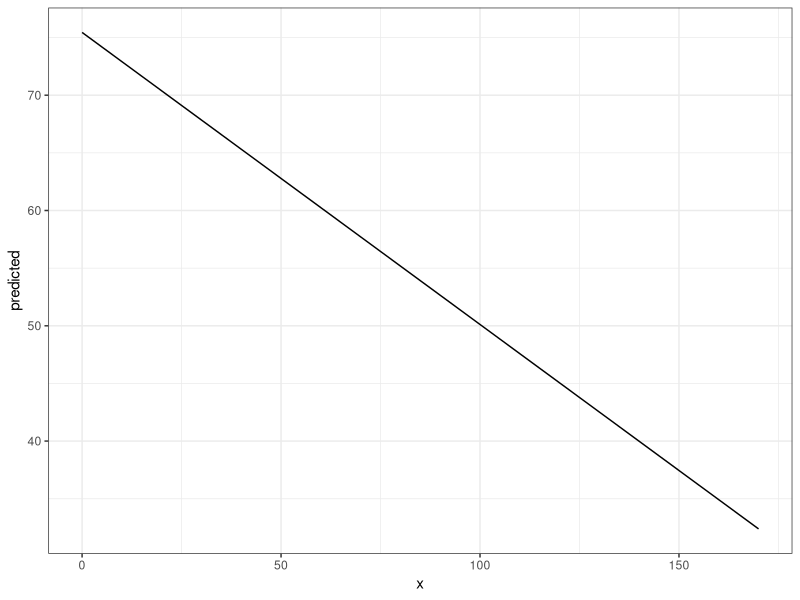
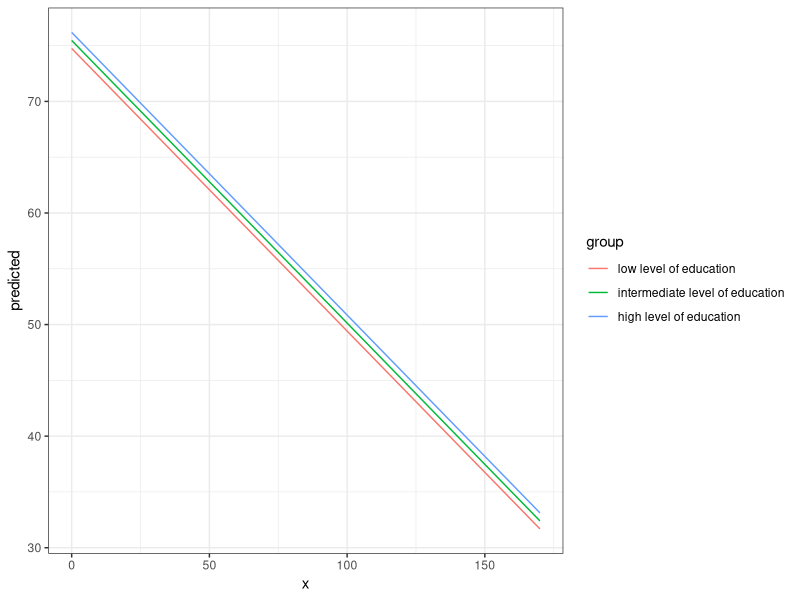
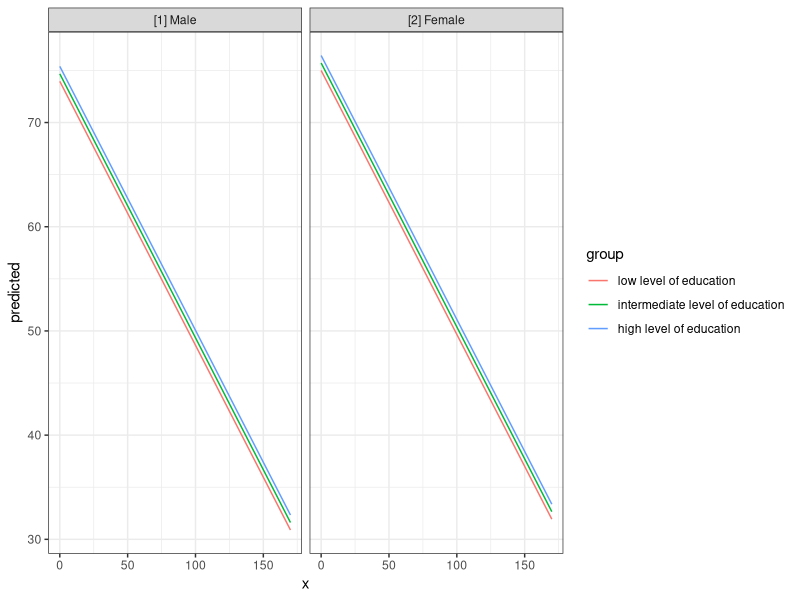
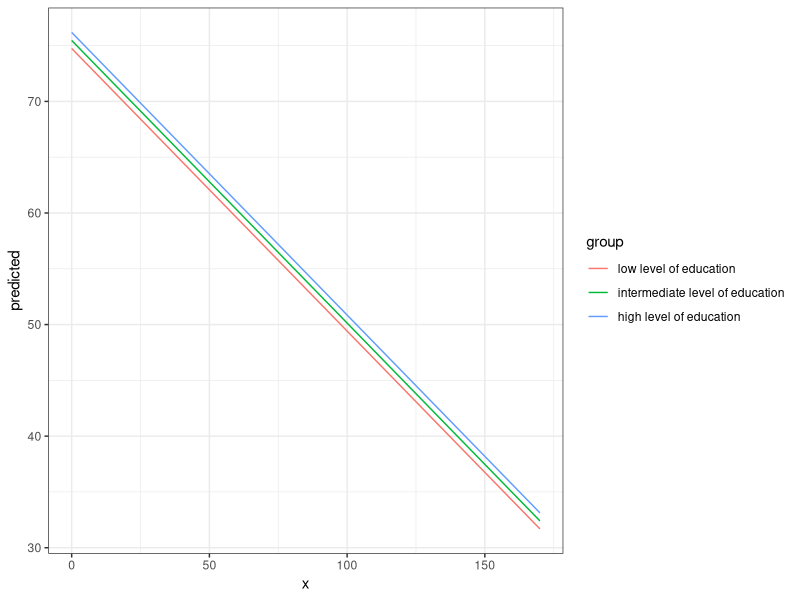
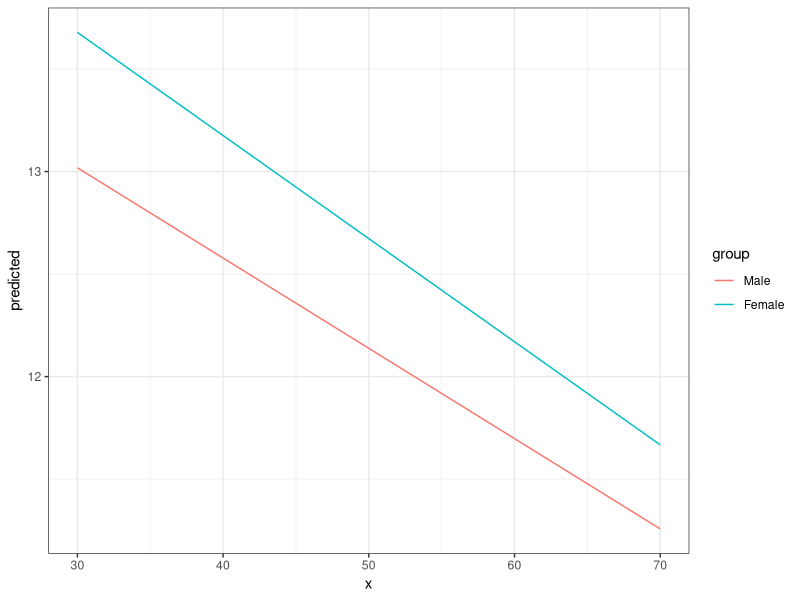
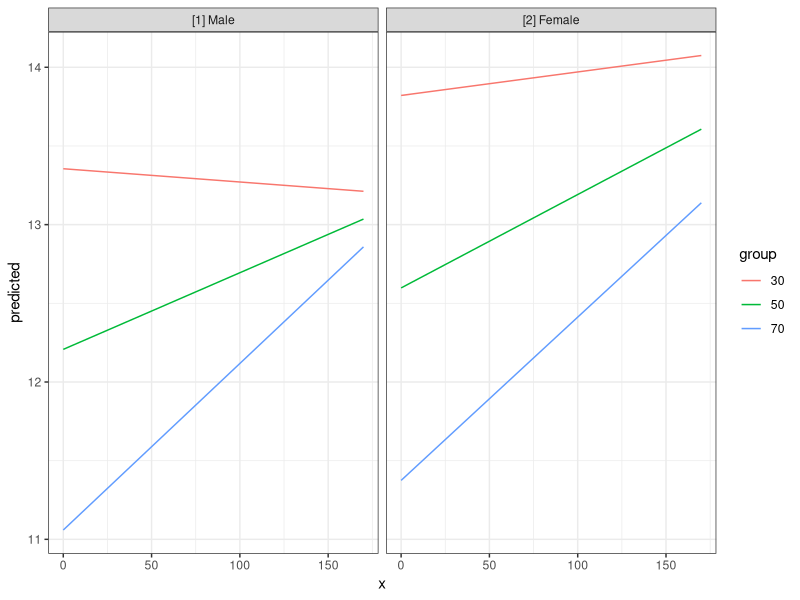
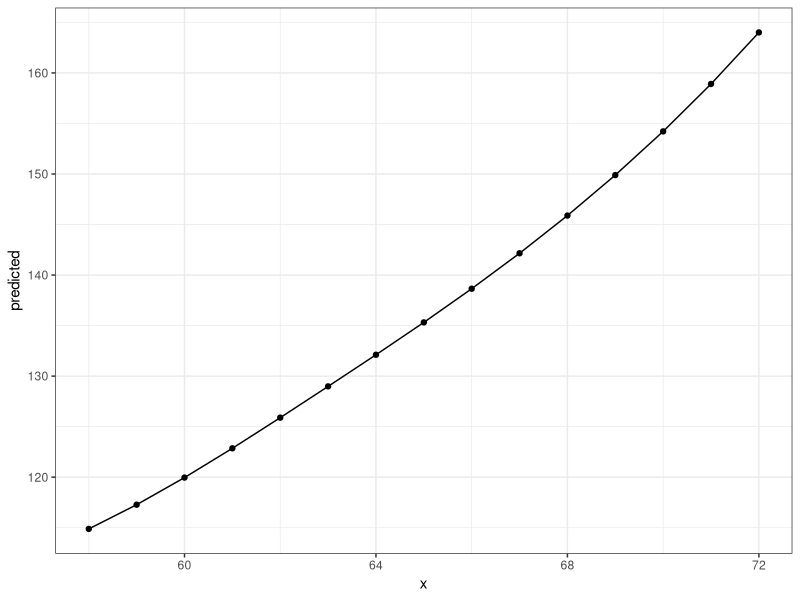

Recreate these plots in R, in order. (Note: this script raises an error after producing the figures.)
## ---- chunk 1
knitr::opts_chunk$set(collapse = TRUE, comment = "#>", dev = "png", fig.width = 7, fig.height = 3.5, message = FALSE, warning = FALSE)
options(width = 800)
## ---- chunk 2
library(ggeffects)
data(efc)
fit <- lm(barthtot ~ c12hour + neg_c_7 + c161sex + c172code, data = efc)

ggpredict(fit, terms = "c12hour")
## ---- chunk 3
library(ggplot2)
theme_set(theme_bw())

mydf <- ggpredict(fit, terms = "c12hour")
ggplot(mydf, aes(x, predicted)) + geom_line()
## ---- chunk 4
ggpredict(fit, terms = c("c12hour", "c172code"))
## ---- chunk 5
mydf <- ggpredict(fit, terms = c("c12hour", "c172code"))
ggplot(mydf, aes(x, predicted, colour = group)) + geom_line()
## ---- chunk 6
mydf <- ggpredict(fit, terms = c("c12hour", "c172code", "c161sex"))
mydf
ggplot(mydf, aes(x, predicted, colour = group)) + 
  geom_line() + 
  facet_wrap(~facet)
## ---- chunk 7
mydf <- ggpredict(fit)
mydf
## ---- chunk 8
mydf <- ggaverage(fit, terms = c("c12hour", "c172code"))
ggplot(mydf, aes(x, predicted, colour = group)) + geom_line()
## ---- chunk 9
library(sjmisc)
data(efc)

# make categorical
efc$c161sex <- to_factor(efc$c161sex)

# fit model with interaction
fit <- lm(neg_c_7 ~ c12hour + barthtot * c161sex, data = efc)

# select only levels 30, 50 and 70 from continuous variable Barthel-Index
mydf <- ggpredict(fit, terms = c("barthtot [30,50,70]", "c161sex"))
ggplot(mydf, aes(x, predicted, colour = group)) + geom_line()
## ---- chunk 10
# fit model with 3-way-interaction
fit <- lm(neg_c_7 ~ c12hour * barthtot * c161sex, data = efc)

# select only levels 30, 50 and 70 from continuous variable Barthel-Index
mydf <- ggpredict(fit, terms = c("c12hour", "barthtot [30,50,70]", "c161sex"))

ggplot(mydf, aes(x, predicted, colour = group)) + 
  geom_line() +
  facet_wrap(~facet)
## ---- chunk 11
library(splines)
data(women)

fm1 <- lm(weight ~ bs(height, df = 5), data = women)
dat <- ggpredict(fm1, "height")

ggplot(dat, aes(x, predicted)) + 
  geom_line() +
  geom_point()
## ---- chunk 12
if (requireNamespace("survival")) {
  data("lung", package = "survival")
  # remove category 3 (outlier)
  lung <- subset(lung, subset = ph.ecog %in% 0:2)
  lung$sex <- factor(lung$sex, labels = c("male", "female"))
  lung$ph.ecog <- factor(lung$ph.ecog, labels = c("good", "ok", "limited"))
  
  m <- survival::coxph(survival::Surv(time, status) ~ sex + age + ph.ecog, data = lung)

  # predicted risk-scores
  ggpredict(m, c("sex", "ph.ecog"))
}
## ---- chunk 13
if (requireNamespace("survival")) {
  # probability of survival
  ggpredict(m, c("sex", "ph.ecog"), type = "surv")
}
## ---- chunk 14
get_x_title(mydf)
get_y_title(mydf)

ggplot(mydf, aes(x, predicted, colour = group)) + 
  geom_line() +
  facet_wrap(~facet) +
  labs(
    x = get_x_title(mydf),
    y = get_y_title(mydf),
    colour = get_legend_title(mydf)
  )
